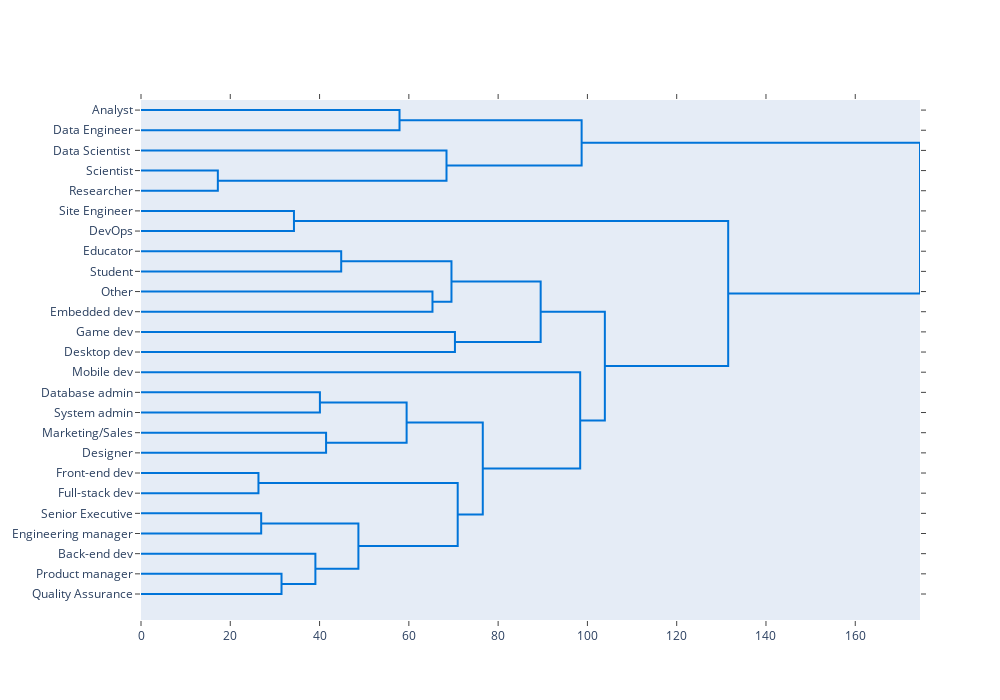

Source (notebook cell):
### Code cell
fig = ff.create_dendrogram(skills, labels=short_labels, orientation='left', color_threshold=0)
fig.update_layout(height=700, width=1000, showlegend=False)
fig.show()

### Figure 1 — Plotly figure (JSON) as saved in the notebook; plotly's stock layout.template omitted (floating-point values rounded to 4 significant figures)
{"data": [{"hoverinfo": "text", "marker": {"color": "rgb(0,116,217)"}, "mode": "lines", "type": "scatter", "x": [0, 57.91, 57.91, 0], "xaxis": "x", "y": [-5, -5, -15, -15], "yaxis": "y"}, {"hoverinfo": "text", "marker": {"color": "rgb(0,116,217)"}, "mode": "lines", "type": "scatter", "x": [0, 17.21, 17.21, 0], "xaxis": "x", "y": [-35, -35, -45, -45], "yaxis": "y"}, {"hoverinfo": "text", "marker": {"color": "rgb(0,116,217)"}, "mode": "lines", "type": "scatter", "x": [0, 68.43, 68.43, 17.21], "xaxis": "x", "y": [-25, -25, -40, -40], "yaxis": "y"}, {"hoverinfo": "text", "marker": {"color": "rgb(0,116,217)"}, "mode": "lines", "type": "scatter", "x": [57.91, 98.7, 98.7, 68.43], "xaxis": "x", "y": [-10, -10, -32.5, -32.5], "yaxis": "y"}, {"hoverinfo": "text", "marker": {"color": "rgb(0,116,217)"}, "mode": "lines", "type": "scatter", "x": [0, 34.26, 34.26, 0], "xaxis": "x", "y": [-55, -55, -65, -65], "yaxis": "y"}, {"hoverinfo": "text", "marker": {"color": "rgb(0,116,217)"}, "mode": "lines", "type": "scatter", "x": [0, 44.85, 44.85, 0], "xaxis": "x", "y": [-75, -75, -85, -85], "yaxis": "y"}, {"hoverinfo": "text", "marker": {"color": "rgb(0,116,217)"}, "mode": "lines", "type": "scatter", "x": [0, 65.29, 65.29, 0], "xaxis": "x", "y": [-95, -95, -105, -105], "yaxis": "y"}, {"hoverinfo": "text", "marker": {"color": "rgb(0,116,217)"}, "mode": "lines", "type": "scatter", "x": [44.85, 69.55, 69.55, 65.29], "xaxis": "x", "y": [-80, -80, -100, -100], "yaxis": "y"}, {"hoverinfo": "text", "marker": {"color": "rgb(0,116,217)"}, "mode": "lines", "type": "scatter", "x": [0, 70.33, 70.33, 0], "xaxis": "x", "y": [-115, -115, -125, -125], "yaxis": "y"}, {"hoverinfo": "text", "marker": {"color": "rgb(0,116,217)"}, "mode": "lines", "type": "scatter", "x": [69.55, 89.53, 89.53, 70.33], "xaxis": "x", "y": [-90, -90, -120, -120], "yaxis": "y"}, {"hoverinfo": "text", "marker": {"color": "rgb(0,116,217)"}, "mode": "lines", "type": "scatter", "x": [0, 40.08, 40.08, 0], "xaxis": "x", "y": [-145, -145, -155, -155], "yaxis": "y"}, {"hoverinfo": "text", "marker": {"color": "rgb(0,116,217)"}, "mode": "lines", "type": "scatter", "x": [0, 41.46, 41.46, 0], "xaxis": "x", "y": [-165, -165, -175, -175], "yaxis": "y"}, {"hoverinfo": "text", "marker": {"color": "rgb(0,116,217)"}, "mode": "lines", "type": "scatter", "x": [40.08, 59.5, 59.5, 41.46], "xaxis": "x", "y": [-150, -150, -170, -170], "yaxis": "y"}, {"hoverinfo": "text", "marker": {"color": "rgb(0,116,217)"}, "mode": "lines", "type": "scatter", "x": [0, 26.31, 26.31, 0], "xaxis": "x", "y": [-185, -185, -195, -195], "yaxis": "y"}, {"hoverinfo": "text", "marker": {"color": "rgb(0,116,217)"}, "mode": "lines", "type": "scatter", "x": [0, 26.92, 26.92, 0], "xaxis": "x", "y": [-205, -205, -215, -215], "yaxis": "y"}, {"hoverinfo": "text", "marker": {"color": "rgb(0,116,217)"}, "mode": "lines", "type": "scatter", "x": [0, 31.48, 31.48, 0], "xaxis": "x", "y": [-235, -235, -245, -245], "yaxis": "y"}, {"hoverinfo": "text", "marker": {"color": "rgb(0,116,217)"}, "mode": "lines", "type": "scatter", "x": [0, 39.07, 39.07, 31.48], "xaxis": "x", "y": [-225, -225, -240, -240], "yaxis": "y"}, {"hoverinfo": "text", "marker": {"color": "rgb(0,116,217)"}, "mode": "lines", "type": "scatter", "x": [26.92, 48.7, 48.7, 39.07], "xaxis": "x", "y": [-210, -210, -232.5, -232.5], "yaxis": "y"}, {"hoverinfo": "text", "marker": {"color": "rgb(0,116,217)"}, "mode": "lines", "type": "scatter", "x": [26.31, 70.94, 70.94, 48.7], "xaxis": "x", "y": [-190, -190, -221.2, -221.2], "yaxis": "y"}, {"hoverinfo": "text", "marker": {"color": "rgb(0,116,217)"}, "mode": "lines", "type": "scatter", "x": [59.5, 76.56, 76.56, 70.94], "xaxis": "x", "y": [-160, -160, -205.6, -205.6], "yaxis": "y"}, {"hoverinfo": "text", "marker": {"color": "rgb(0,116,217)"}, "mode": "lines", "type": "scatter", "x": [0, 98.38, 98.38, 76.56], "xaxis": "x", "y": [-135, -135, -182.8, -182.8], "yaxis": "y"}, {"hoverinfo": "text", "marker": {"color": "rgb(0,116,217)"}, "mode": "lines", "type": "scatter", "x": [89.53, 103.9, 103.9, 98.38], "xaxis": "x", "y": [-105, -105, -158.9, -158.9], "yaxis": "y"}, {"hoverinfo": "text", "marker": {"color": "rgb(0,116,217)"}, "mode": "lines", "type": "scatter", "x": [34.26, 131.5, 131.5, 103.9], "xaxis": "x", "y": [-60, -60, -132.0, -132.0], "yaxis": "y"}, {"hoverinfo": "text", "marker": {"color": "rgb(0,116,217)"}, "mode": "lines", "type": "scatter", "x": [98.7, 174.5, 174.5, 131.5], "xaxis": "x", "y": [-21.25, -21.25, -95.98, -95.98], "yaxis": "y"}], "layout": {"autosize": false, "height": 700, "hovermode": "closest", "showlegend": false, "width": 1000, "xaxis": {"mirror": "allticks", "rangemode": "tozero", "showgrid": false, "showline": true, "showticklabels": true, "ticks": "outside", "type": "linear", "zeroline": false}, "yaxis": {"mirror": "allticks", "rangemode": "tozero", "showgrid": false, "showline": true, "showticklabels": true, "tickmode": "array", "ticks": "outside", "ticktext": ["Analyst", "Data Engineer", "Data Scientist ", "Scientist", "Researcher", "Site Engineer", "DevOps", "Educator", "Student", "Other", "Embedded dev", "Game dev", "Desktop dev", "Mobile dev", "Database admin", "System admin", "Marketing/Sales", "Designer", "Front-end dev", "Full-stack dev", "Senior Executive", "Engineering manager", "Back-end dev", "Product manager", "Quality Assurance"], "tickvals": [-5, -15, -25, -35, -45, -55, -65, -75, -85, -95, -105, -115, -125, -135, -145, -155, -165, -175, -185, -195, -205, -215, -225, -235, -245], "type": "linear", "zeroline": false}}}
